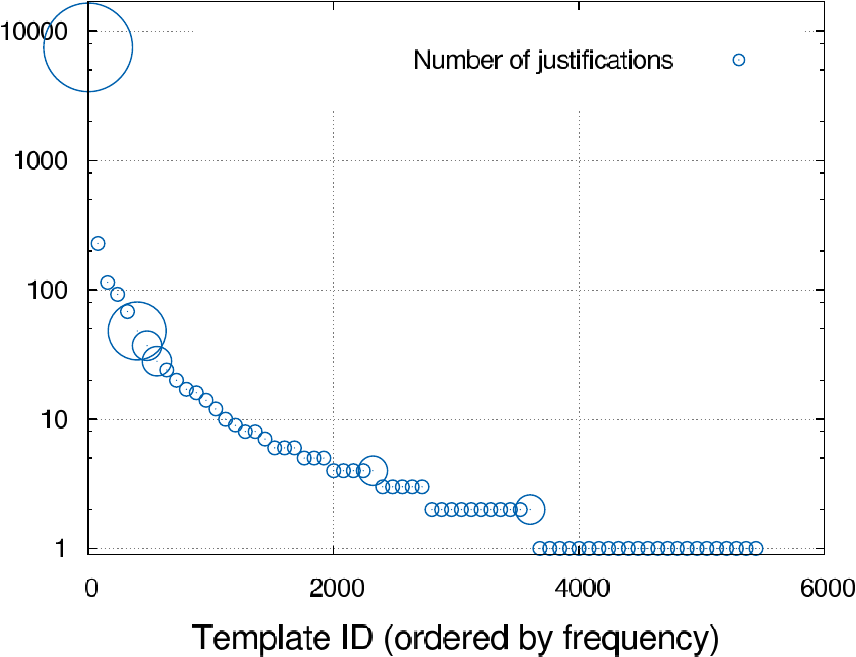

Source code (gnuplot):
#set size ratio 0.6
set terminal postscript enhanced color font large_font
set output 'iso-template-freq-lemma.tmp.eps'

set xlabel "Template ID (ordered by frequency)" textcolor rgb text_color font large_font
#set ylabel "Frequency" textcolor rgb text_color font large_font
set ylabel " "

set key inside top right vertical noreverse autotitles nobox height 1 font medium_font
set key spacing 2

set ytics font medium_font
set xtics font medium_font

set log y
set yrange[0.9:17000]
set datafile separator ","
set datafile missing 'NaN'

set xtics 2000

plot "iso-template-freq-lemma.csv" using 2:3:(log($4*$4)+1.2) every 80 with points lt 1 pt 6 ps variable title "Number of justifications"
